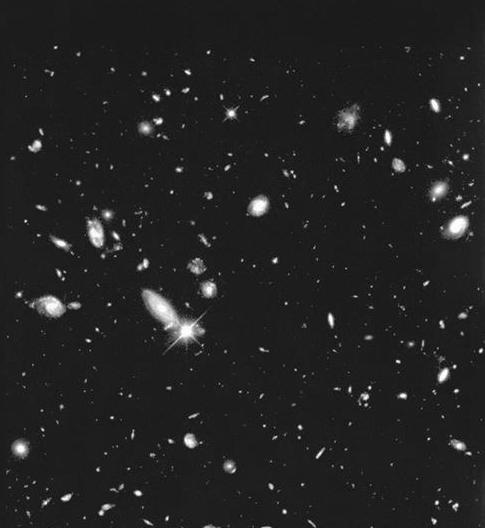
%> input picture assignements/Assignement_03/Problem01/question_1.tif, 485 x 528 px
$ octave averageFilter.m   (GNU Octave 9; MATLAB toolbox functions it lacks are replaced by stand-ins)
%> lines starting %> are read from the running program, lines starting %| are printed output that depends on the picture
clc;
close all;
image = imread('question_1.tif');
%> image is the input picture: size 528x485 uint8; min 0, max 255, mean 34.5

% custome convolution

function output = custom_conv2(image, kernel)
    % Convert image to double for precision
    image = double(image);
%> image: size 528x485 double

    % Get the size of the image and the kernel
    [image_rows, image_cols] = size(image);
%> image_rows = 528; image_cols = 485
    [kernel_rows, kernel_cols] = size(kernel);

    % Calculate the amount of padding needed
    pad_size_row = floor(kernel_rows / 2);
    pad_size_col = floor(kernel_cols / 2);

    % Pad the image with zeros
    padded_image = padarray(image, [pad_size_row, pad_size_col], 0, 'both');
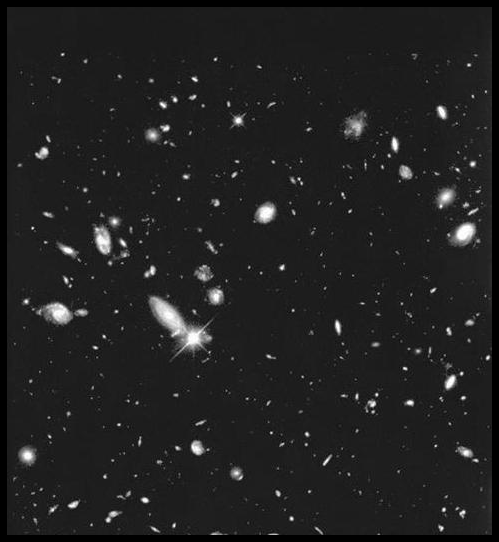
%> padded_image: size 542x499 double; min 0, max 255, mean 32.7

    % Initialize the output image
    output = zeros(image_rows, image_cols);

    % Perform the convolution
    for i = 1:image_rows
        for j = 1:image_cols
            % Extract the region of interest from the padded image
            region = padded_image(i:i+kernel_rows-1, j:j+kernel_cols-1);
            % Perform element-wise multiplication and sum the result
            output(i, j) = sum(sum(region .* kernel));
        end
    end
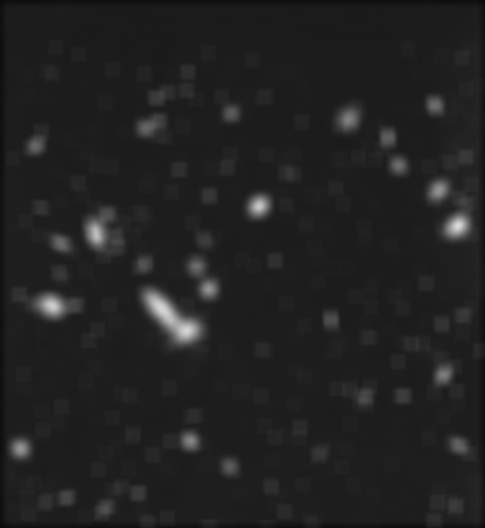
%> output: size 528x485 double; min 8.25, max 219.1, mean 34.1
end


if size(image, 3) == 3
    image = rgb2gray(image);  % Convert to grayscale if it's a color image
end

% Step 2: Define the kernel
kernel = ones(15,15)/225;
% Step 3: Apply the filter
filtered_image = custom_conv2(image, kernel);

% Step 4: Display the original and filtered images
subplot(1, 2, 1);
imshow(image);
title('Original Image');

subplot(1, 2, 2);
imshow(uint8(filtered_image));
title('Filtered Image');
